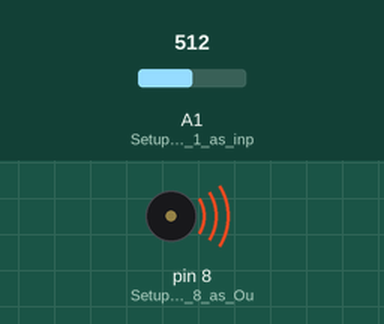
Simulated run of this sketch. Board: Arduino Uno, built with avr-gcc and run on an emulated ATmega328P. Shown: buzzer (waves = sounding). Inputs (shaded band) come from the test bench; at power-on: A1 (Setup_Analog_Pin_1_as_inp) = 512.

Above: at 1.2 s.
1.3 s: A1 (Setup_Analog_Pin_1_as_inp) set to 0
At 1.9 s:
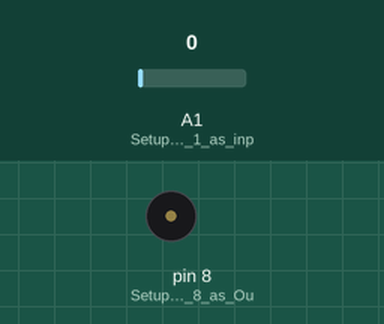
2.8 s: A1 (Setup_Analog_Pin_1_as_inp) set to 122
At 3.1 s:
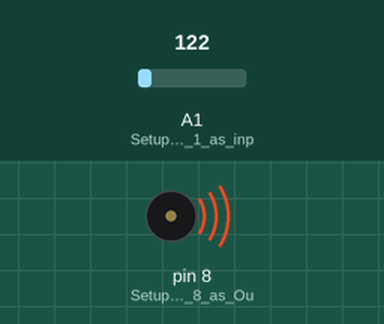
Timing chart, 0 to 5.8 s (numbered marks = the images above; inputs shaded):
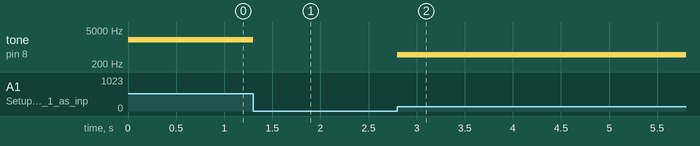

Measured:
- after the input at 1.3 s, tone on pin 8 (Setup_Digital_Pin_8_as_Ou): 2001 Hz → silent at once
- after the input at 2.8 s, tone on pin 8 (Setup_Digital_Pin_8_as_Ou): silent → 477 Hz at once

The sketch:

code_buzzer.ino
```cpp
void setup() {
  // put your setup code here, to run once:
  pinMode(A1, INPUT); //Setup Analog Pin 1 as input
  pinMode(8, OUTPUT); //Setup Digital Pin 8 as Output
}

void loop() {
  // put your main code here, to run repeatedly:
  int ldrVal = analogRead(A1); //Read input from LDR
  int toneVal = map(ldrVal, 0, 1023, 0, 8000); //Map tone (0 - 1023 --> 0 - 8000)
  tone(8, toneVal/2); //Output tone to the buzzer
}
```
